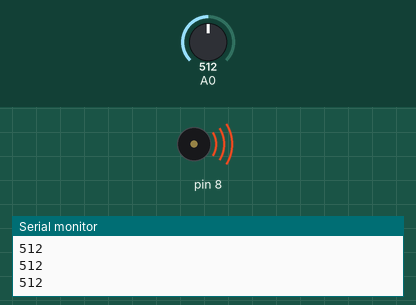
This sketch was run on a simulated Arduino Uno, built with avr-gcc and run on an emulated ATmega328P. On the bench: buzzer (waves = sounding), the last lines printed to the serial monitor. The inputs (shaded band) are chosen by the test bench; at power-on: A0 = 512.

Above: at 1.2 s.
1.3 s: A0 set to 498
At 2.5 s:
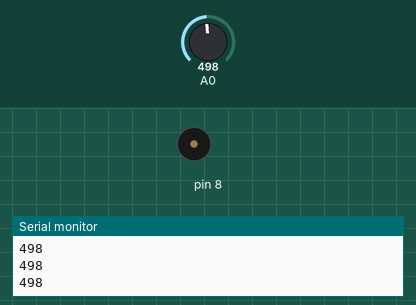
2.8 s: A0 set to 511
At 3.9 s:
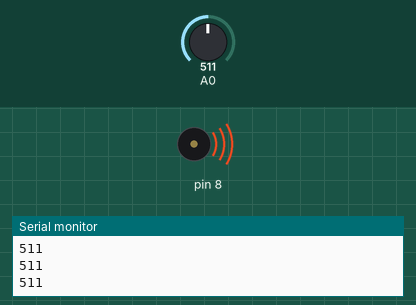
4.3 s: A0 set to 495
At 5.0 s:
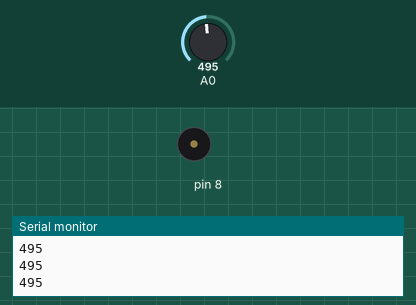
Timing chart, 0 to 7.3 s (numbered marks = the images above; inputs shaded):
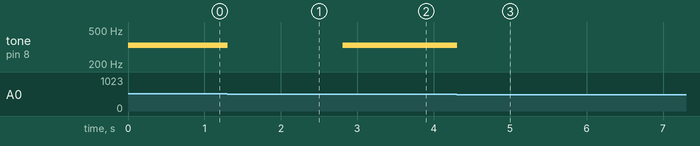

Measured:
- the behaviour switches between 505 and 504 on A0 (found by bisection; images 0 and 1)
- after the input at 1.3 s, tone on pin 8: 330 Hz → silent at once
- after the input at 2.8 s, tone on pin 8: silent → 330 Hz at once
- after the input at 4.3 s, tone on pin 8: 330 Hz → silent at once

The sketch:

piano.ino
```cpp
int notes[] = {262, 294, 330, 349};

void setup() {
  Serial.begin(9600);
}

void loop() {
  int keyVal = analogRead(A0);
  Serial.println(keyVal);

  if (keyVal == 1023) {
    tone(8, notes[0]);
  }
  else if (keyVal >= 990 && keyVal <= 1010) {
    tone(8, notes[1]);
  }
  else if (keyVal >= 505 && keyVal <= 525) {
    tone(8, notes[2]);
  }
  else if (keyVal >= 5 && keyVal <= 35) {
    tone(8, notes[3]);
  }
  else {
    noTone(8);
  }
}
```
